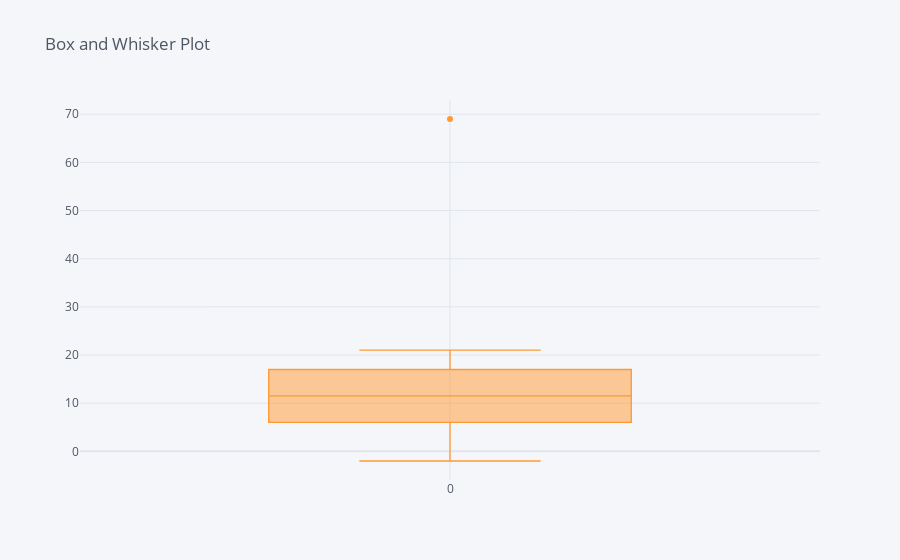

The code cell stored with this chart in its notebook:
### Code cell
import pandas as pd
from plotly.offline import init_notebook_mode, iplot
import cufflinks as cf

# Initialize cufflinks in offline mode
init_notebook_mode(connected=True)
cf.go_offline()

df = pd.DataFrame(data)
df.iplot(kind='box', x='Category', y='Values',  boxpoints='outliers',  title='Box and Whisker Plot')

### Figure 1 — Plotly figure (JSON) as saved in the notebook; plotly's stock layout.template omitted (floating-point values rounded to 4 significant figures)
{"data": [{"boxpoints": "outliers", "line": {"width": 1.3}, "marker": {"color": "rgba(255, 153, 51, 1.0)"}, "name": "0", "orientation": "v", "type": "box", "y": [3, 7, 8, 5, 12, 14, 21, 13, 18, 20, 5, 9, 11, 19, 6, 17, 15, 10, 4, 16, 69, -2]}], "layout": {"autosize": true, "legend": {"bgcolor": "#F5F6F9", "font": {"color": "#4D5663"}}, "paper_bgcolor": "#F5F6F9", "plot_bgcolor": "#F5F6F9", "title": {"font": {"color": "#4D5663"}, "text": "Box and Whisker Plot"}, "xaxis": {"autorange": true, "gridcolor": "#E1E5ED", "range": [-0.5, 0.5], "showgrid": true, "tickfont": {"color": "#4D5663"}, "title": {"font": {"color": "#4D5663"}, "text": ""}, "type": "category", "zerolinecolor": "#E1E5ED"}, "yaxis": {"autorange": true, "gridcolor": "#E1E5ED", "range": [-5.944, 72.94], "showgrid": true, "tickfont": {"color": "#4D5663"}, "title": {"font": {"color": "#4D5663"}, "text": ""}, "type": "linear", "zerolinecolor": "#E1E5ED"}}}
